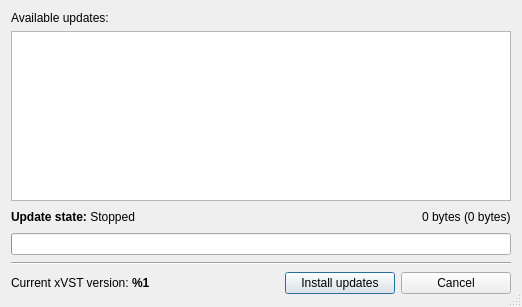
<ui version="4.0" >
 <class>UpdateCenter</class>
 <widget class="QDialog" name="UpdateCenter" >
  <property name="geometry" >
   <rect>
    <x>0</x>
    <y>0</y>
    <width>522</width>
    <height>307</height>
   </rect>
  </property>
  <property name="windowTitle" >
   <string>Update Center</string>
  </property>
  <property name="windowIcon" >
   <iconset resource="../resources/resources.qrc" >:/buttons/images/transmit_blue.png</iconset>
  </property>
  <property name="sizeGripEnabled" >
   <bool>true</bool>
  </property>
  <layout class="QGridLayout" >
   <item row="0" column="0" >
    <widget class="QLabel" name="lblInfoList" >
     <property name="text" >
      <string>Available updates:</string>
     </property>
    </widget>
   </item>
   <item row="1" column="0" >
    <widget class="QTreeWidget" name="lsvUpdates" >
     <property name="palette" >
      <palette>
       <active>
        <colorrole role="AlternateBase" >
         <brush brushstyle="SolidPattern" >
          <color alpha="255" >
           <red>255</red>
           <green>243</green>
           <blue>197</blue>
          </color>
         </brush>
        </colorrole>
       </active>
       <inactive>
        <colorrole role="AlternateBase" >
         <brush brushstyle="SolidPattern" >
          <color alpha="255" >
           <red>255</red>
           <green>243</green>
           <blue>197</blue>
          </color>
         </brush>
        </colorrole>
       </inactive>
       <disabled>
        <colorrole role="AlternateBase" >
         <brush brushstyle="SolidPattern" >
          <color alpha="255" >
           <red>255</red>
           <green>243</green>
           <blue>197</blue>
          </color>
         </brush>
        </colorrole>
       </disabled>
      </palette>
     </property>
     <property name="alternatingRowColors" >
      <bool>true</bool>
     </property>
     <property name="indentation" >
      <number>20</number>
     </property>
     <property name="rootIsDecorated" >
      <bool>false</bool>
     </property>
     <property name="uniformRowHeights" >
      <bool>true</bool>
     </property>
     <property name="itemsExpandable" >
      <bool>false</bool>
     </property>
     <property name="allColumnsShowFocus" >
      <bool>true</bool>
     </property>
     <property name="columnCount" >
      <number>0</number>
     </property>
    </widget>
   </item>
   <item row="2" column="0" >
    <layout class="QHBoxLayout" >
     <item>
      <widget class="QLabel" name="lblUpdateSate" >
       <property name="text" >
        <string>&lt;b>Update state:&lt;/b> Stopped</string>
       </property>
      </widget>
     </item>
     <item>
      <spacer>
       <property name="orientation" >
        <enum>Qt::Horizontal</enum>
       </property>
       <property name="sizeHint" >
        <size>
         <width>241</width>
         <height>20</height>
        </size>
       </property>
      </spacer>
     </item>
     <item>
      <widget class="QLabel" name="lblDownloadedSize" >
       <property name="layoutDirection" >
        <enum>Qt::LeftToRight</enum>
       </property>
       <property name="text" >
        <string>0 bytes (0 bytes)</string>
       </property>
      </widget>
     </item>
    </layout>
   </item>
   <item row="3" column="0" >
    <widget class="QProgressBar" name="pgbUpdate" >
     <property name="value" >
      <number>0</number>
     </property>
     <property name="textVisible" >
      <bool>false</bool>
     </property>
    </widget>
   </item>
   <item row="4" column="0" >
    <widget class="Line" name="line" >
     <property name="minimumSize" >
      <size>
       <width>0</width>
       <height>4</height>
      </size>
     </property>
     <property name="maximumSize" >
      <size>
       <width>16777215</width>
       <height>4</height>
      </size>
     </property>
     <property name="orientation" >
      <enum>Qt::Horizontal</enum>
     </property>
    </widget>
   </item>
   <item row="5" column="0" >
    <layout class="QHBoxLayout" >
     <item>
      <widget class="QLabel" name="lblxVSTVersion" >
       <property name="text" >
        <string>Current xVST version: &lt;b>%1&lt;/b></string>
       </property>
      </widget>
     </item>
     <item>
      <spacer>
       <property name="orientation" >
        <enum>Qt::Horizontal</enum>
       </property>
       <property name="sizeHint" >
        <size>
         <width>44</width>
         <height>25</height>
        </size>
       </property>
      </spacer>
     </item>
     <item>
      <layout class="QHBoxLayout" >
       <item>
        <widget class="QPushButton" name="btnUpdate" >
         <property name="minimumSize" >
          <size>
           <width>110</width>
           <height>0</height>
          </size>
         </property>
         <property name="text" >
          <string>Install updates</string>
         </property>
         <property name="default" >
          <bool>true</bool>
         </property>
        </widget>
       </item>
       <item>
        <widget class="QPushButton" name="btnCancel" >
         <property name="minimumSize" >
          <size>
           <width>110</width>
           <height>0</height>
          </size>
         </property>
         <property name="text" >
          <string>Cancel</string>
         </property>
        </widget>
       </item>
      </layout>
     </item>
    </layout>
   </item>
  </layout>
 </widget>
 <resources>
  <include location="../resources/resources.qrc" />
 </resources>
 <connections/>
</ui>
